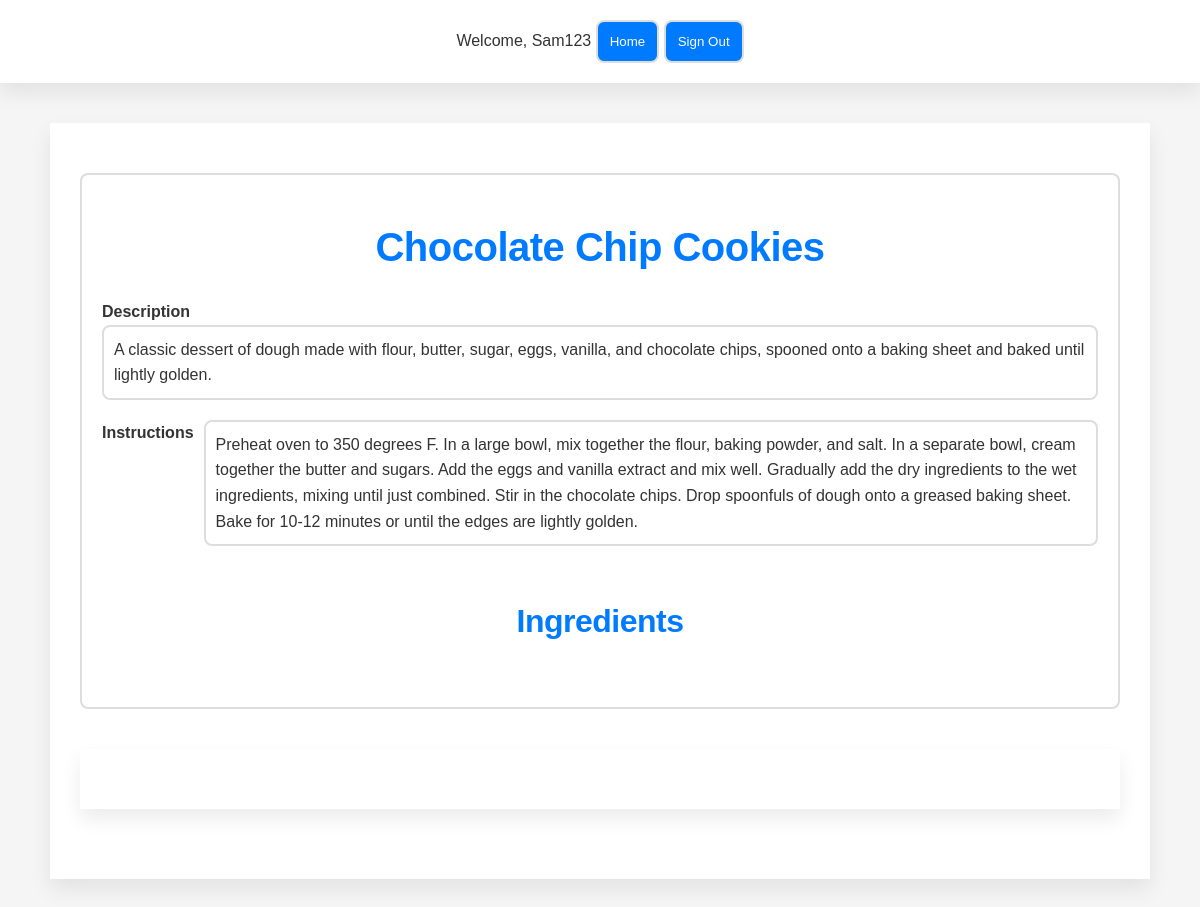
The app's page /www/user/recipe_user_view.php?recipeId=1 (signed in) with its own data.
### tables this page shows
create table if not exists Recipe (
    recipeId int primary key auto_increment UNIQUE,
    userId int,
    recipeName varchar(255) not null,
    instructions text,
    description text,
    approved boolean default false
    
);

### www/user/recipe_user_view.php (the view, shortened to what this page needs)
<?php
$servername = "192.168.56.12";
$username = "admin";
$password = "admin_pw";
$dbname = "RecipeManagementSystem";
$conn = new mysqli($servername, $username, $password, $dbname);
$recipeId = $_GET['recipeId'];
$sql = "SELECT * FROM Recipe WHERE recipeId = $recipeId";
$result = $conn->query($sql);
$recipe = $result->fetch_assoc();
?>
<html>
<head>
    <link rel="stylesheet" type="text/css" href="../common/style/style.css">
</head>
<body>
    <header>
        <?php include '../common/navbar.php'; ?>
    </header>
    <main>
        <div class="recipe-details">
            <h1>
                <?php echo $recipe['recipeName']; ?>
            </h1>
            <div class="description-container">
                <label>Description</label>
                <ul>
                    <li>
                        <?php echo $recipe['description']; ?>
                    </li>
                </ul>
            </div>
            <div class="instructions-container">
                <label>Instructions</label>
                <ul>
                    <li>
                        <?php echo $recipe['instructions']; ?>
                    </li>
                </ul>
            </div>
            <h2>Ingredients</h2>
        </div>
        <main>
</body>
</html>

### www/common/style/style.css (style rules this page uses)
:root { --main-blue: #007BFF; --hover-blue: #0056b3; --soft-gray: #F5F5F5; --text-gray: #333; --border-gray: #E0E0E0; --input-border-gray: #DDD; --transition-speed: 0.3s; }
* { box-sizing: border-box; margin: 0; padding: 0; font-family: 'Poppins', sans-serif; }
body { background-color: var(--soft-gray); color: var(--text-gray); line-height: 1.6; font-size: 16px; }
main { max-width: 1100px; margin: 40px auto; padding: 30px; background-color: #FFF; box-shadow: 0 10px 20px rgba(0, 0, 0, 0.08); }
h1 { text-align: center; padding: 20px 0; font-size: 2.5em; color: var(--main-blue); font-weight: 600; letter-spacing: -0.5px; }
header { background-color: #FFF; box-shadow: 0 10px 20px rgba(0, 0, 0, 0.08); padding: 20px 0; text-align: center; }
label { grid-column: 1 / 2; text-align: right; font-weight: 600; }
.recipe-details { padding: 20px; border: 2px solid var(--input-border-gray); border-radius: 8px; margin: 20px auto; }
.recipe-details p, .recipe-details ul { margin-bottom: 20px; }
.recipe-details ul { list-style-type: none; padding-left: 0; }
.recipe-details ul li { background-color: #FFF; border: 2px solid var(--input-border-gray); border-radius: 8px; padding: 10px; margin-bottom: 10px; }
ul { list-style-type: none; padding-left: 0; }
li { display: flex; align-items: center; margin-bottom: 10px; }
h2, h3 { font-size: 2em; color: var(--main-blue); font-weight: 600; letter-spacing: -0.5px; text-align: center; padding: 20px 0; }
.instructions-container { display: flex; }
.instructions-container label { padding-right: 10px; font-weight: bold; }

### records on screen
recipe: recipeName "Chocolate Chip Cookies", description "A classic dessert of dough made with flour, butter, sugar, eggs, vanilla, and chocolate chips, spooned onto a baking sheet and baked until lightly golden.", instructions "Preheat oven to 350 degrees F. In a large bowl, mix together the flour, baking powder, and salt. In a separate bowl, cream together the butter and sugars. Add the eggs and vanilla extract and mix well. Gradually add the dry ingredients to the wet ingredients, mixing until just combined. Stir in the chocolate chips. Drop spoonfuls of dough onto a greased baking sheet. Bake for 10-12 minutes or until the edges are lightly golden."

### other values on screen
$_SESSION['username'] "Sam123"
